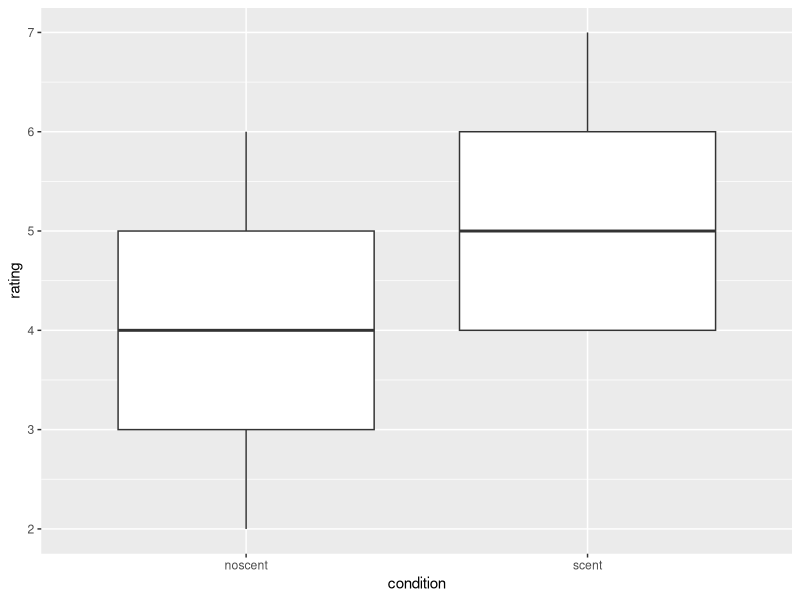

R code for this plot:
## ---- chunk 1
knitr::opts_chunk$set(echo = TRUE)
library(tidyverse)
odor = read.table(file = "OdorRatings.txt",
                  header = T)
## ---- chunk 2
odor %>% ggplot(aes(x = condition, y = rating)) +
  geom_boxplot()
## ---- chunk 3
odor = odor %>% mutate(mean1 = mean(rating))


odor = odor %>% mutate(residuals1 = rating - mean1)

#The standard error of this model is the 
#standard deviation of the residuals

#standard error 
SE = odor %>% summarise(sum(residuals1^2)/47)

#Sum of Squares Total (SST)
SST = odor %>% summarise(sum(residuals1^2))

#Shortcut
model1 = lm(rating ~ 1, data = odor)
summary(model1)

## ---- chunk 4
#calculate means for each group
odor = odor %>% group_by(condition) %>% 
  mutate(mean2 = mean(rating))
odor = odor %>% group_by()

#residuals
odor = odor %>% mutate(residuals2 = rating - mean2)

#standard error
SE2 = odor %>% summarise(sqrt(sum((rating - mean2)^2)/46))

#Sums of Squared Error (SSE)
SSE2 = odor %>% summarise(sum((rating - mean2)^2))

SSModel = SST - SSE2

#Shortcut
model2 = lm(rating ~ condition, data = odor)
summary(model2)
anova(model2)

